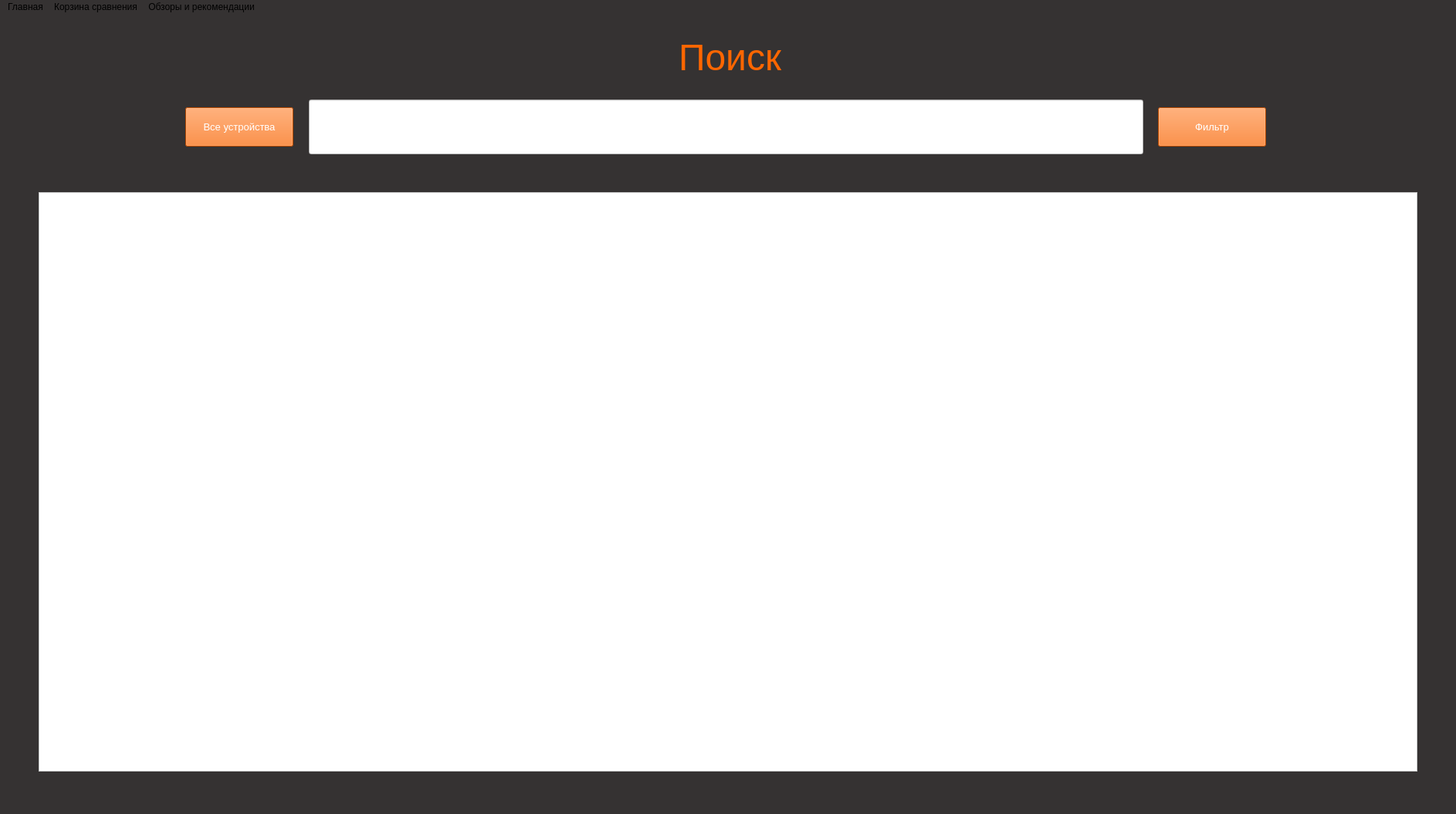
<?xml version="1.0" encoding="UTF-8"?>
<ui version="4.0">
 <class>MainWindow</class>
 <widget class="QMainWindow" name="MainWindow">
  <property name="geometry">
   <rect>
    <x>0</x>
    <y>0</y>
    <width>1886</width>
    <height>1055</height>
   </rect>
  </property>
  <property name="sizePolicy">
   <sizepolicy hsizetype="Preferred" vsizetype="Preferred">
    <horstretch>0</horstretch>
    <verstretch>0</verstretch>
   </sizepolicy>
  </property>
  <property name="windowTitle">
   <string>Главная страница</string>
  </property>
  <property name="styleSheet">
   <string notr="true">background-color: #353232</string>
  </property>
  <property name="toolButtonStyle">
   <enum>Qt::ToolButtonIconOnly</enum>
  </property>
  <property name="animated">
   <bool>true</bool>
  </property>
  <property name="documentMode">
   <bool>false</bool>
  </property>
  <widget class="QWidget" name="centralwidget">
   <widget class="QLineEdit" name="edit_find">
    <property name="geometry">
     <rect>
      <x>400</x>
      <y>110</y>
      <width>1081</width>
      <height>71</height>
     </rect>
    </property>
    <property name="font">
     <font>
      <pointsize>18</pointsize>
      <stylestrategy>PreferDefault</stylestrategy>
     </font>
    </property>
    <property name="styleSheet">
     <string notr="true">background-color: white;color: orange</string>
    </property>
    <property name="text">
     <string/>
    </property>
   </widget>
   <widget class="QLabel" name="lbl_find">
    <property name="geometry">
     <rect>
      <x>780</x>
      <y>30</y>
      <width>331</width>
      <height>51</height>
     </rect>
    </property>
    <property name="font">
     <font>
      <pointsize>36</pointsize>
     </font>
    </property>
    <property name="styleSheet">
     <string notr="true">color: #FF6600</string>
    </property>
    <property name="frameShape">
     <enum>QFrame::NoFrame</enum>
    </property>
    <property name="frameShadow">
     <enum>QFrame::Plain</enum>
    </property>
    <property name="text">
     <string>Поиск</string>
    </property>
    <property name="textFormat">
     <enum>Qt::AutoText</enum>
    </property>
    <property name="scaledContents">
     <bool>false</bool>
    </property>
    <property name="alignment">
     <set>Qt::AlignCenter</set>
    </property>
   </widget>
   <widget class="QPushButton" name="btn_filter">
    <property name="geometry">
     <rect>
      <x>1500</x>
      <y>120</y>
      <width>140</width>
      <height>51</height>
     </rect>
    </property>
    <property name="font">
     <font>
      <pointsize>10</pointsize>
     </font>
    </property>
    <property name="styleSheet">
     <string notr="true">background-color: #FF6600; color: white</string>
    </property>
    <property name="text">
     <string>Фильтр</string>
    </property>
   </widget>
   <widget class="QPushButton" name="btn_all">
    <property name="geometry">
     <rect>
      <x>240</x>
      <y>120</y>
      <width>140</width>
      <height>51</height>
     </rect>
    </property>
    <property name="font">
     <font>
      <pointsize>10</pointsize>
     </font>
    </property>
    <property name="styleSheet">
     <string notr="true">background-color: #FF6600; color: white</string>
    </property>
    <property name="text">
     <string>Все устройства</string>
    </property>
   </widget>
   <widget class="QListWidget" name="list_items">
    <property name="geometry">
     <rect>
      <x>50</x>
      <y>230</y>
      <width>1786</width>
      <height>751</height>
     </rect>
    </property>
    <property name="styleSheet">
     <string notr="true">background-color: white</string>
    </property>
   </widget>
  </widget>
  <widget class="QMenuBar" name="menubar">
   <property name="geometry">
    <rect>
     <x>0</x>
     <y>0</y>
     <width>1886</width>
     <height>26</height>
    </rect>
   </property>
   <widget class="QMenu" name="menu_home">
    <property name="title">
     <string>Главная</string>
    </property>
   </widget>
   <widget class="QMenu" name="menu_basket">
    <property name="title">
     <string>Корзина сравнения</string>
    </property>
   </widget>
   <widget class="QMenu" name="menu_review">
    <property name="geometry">
     <rect>
      <x>711</x>
      <y>229</y>
      <width>159</width>
      <height>54</height>
     </rect>
    </property>
    <property name="font">
     <font>
      <pointsize>9</pointsize>
     </font>
    </property>
    <property name="styleSheet">
     <string notr="true"/>
    </property>
    <property name="title">
     <string>Обзоры и рекомендации</string>
    </property>
    <property name="separatorsCollapsible">
     <bool>false</bool>
    </property>
   </widget>
   <addaction name="menu_home"/>
   <addaction name="menu_basket"/>
   <addaction name="menu_review"/>
  </widget>
  <action name="action">
   <property name="text">
    <string>сц</string>
   </property>
  </action>
 </widget>
 <resources/>
 <connections/>
</ui>
